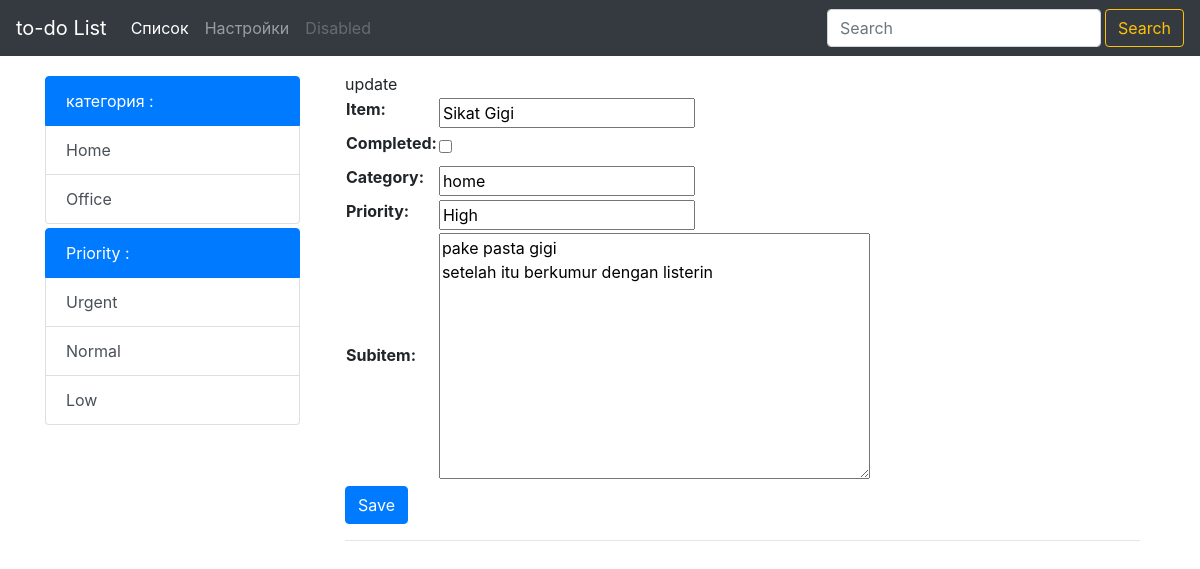
/list/update/17, run on an earlier commit of the app's database.
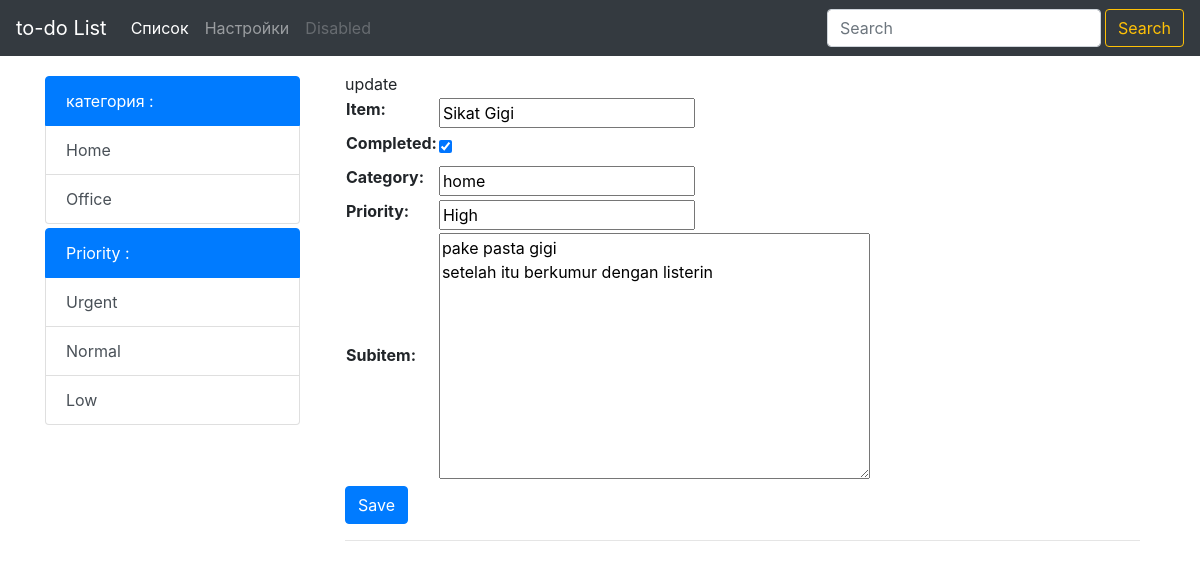
And on a later commit of the database.
### list/models.py (models this page shows, shortened)
class List(models.Model):
    item = models.CharField(max_length=200)
    completed = models.BooleanField(default=False)
    category = models.CharField(max_length=50, default='')
    priority = models.CharField(max_length=50, default='')
    subitem = models.TextField(max_length=300, default='', blank=True)

### list/views.py (the view)
# urls.py: url('update/(?P<update_id>[0-9]+)', views.update, name='update'),
def update(request, update_id):
    item_update = List.objects.get(id=update_id)
    data = {
        'item' : item_update.item,
        'completed' : item_update.completed,
    }
    item_form = ListForm(request.POST or None, initial = data, instance = item_update)
    if request.method == 'POST' :
        if item_form.is_valid():
            item_form.save()
            messages.success(request,('элемент был отредактирован..!'))
        return redirect ('list:create')
    context = {
        'Title':'Update',
        "item_form" : item_form,
    }
    return render (request, 'list/update.html', context)

### list/forms.py
class ListForm(forms.ModelForm):
    class Meta:
        model = List
        fields = ["item", "completed", "category", "priority", "subitem"]

### list/templates/list/update.html (shortened to what this page needs)
{% extends 'base.html' %}
{% block content %}
<div class="container pt-4">
    update
    <div>
    <form method="POST">
        <table>
            {{item_form}}
        </table>
        <button type="submit" class="btn btn-primary">Save</button>
        <hr>
    </div>
{% endblock content %}

What changed in the data, as far as the page shows it:
changed List "Sikat Gigi": completed "☐" → "☑"
